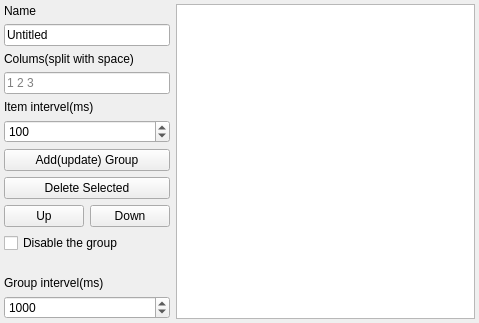
<?xml version="1.0" encoding="UTF-8"?>
<ui version="4.0">
 <class>PresetViewGroupEditor</class>
 <widget class="QWidget" name="PresetViewGroupEditor">
  <property name="geometry">
   <rect>
    <x>0</x>
    <y>0</y>
    <width>479</width>
    <height>323</height>
   </rect>
  </property>
  <property name="windowTitle">
   <string notr="true">Form</string>
  </property>
  <layout class="QGridLayout" name="gridLayout">
   <property name="leftMargin">
    <number>4</number>
   </property>
   <property name="topMargin">
    <number>4</number>
   </property>
   <property name="rightMargin">
    <number>4</number>
   </property>
   <property name="bottomMargin">
    <number>4</number>
   </property>
   <item row="6" column="0">
    <widget class="QPushButton" name="pushButtonAdd">
     <property name="text">
      <string>Add(update) Group</string>
     </property>
    </widget>
   </item>
   <item row="5" column="0">
    <widget class="QSpinBox" name="spinBox">
     <property name="minimum">
      <number>10</number>
     </property>
     <property name="maximum">
      <number>10000</number>
     </property>
     <property name="singleStep">
      <number>10</number>
     </property>
     <property name="value">
      <number>100</number>
     </property>
    </widget>
   </item>
   <item row="3" column="0">
    <widget class="QLineEdit" name="lineEditColumns">
     <property name="sizePolicy">
      <sizepolicy hsizetype="Preferred" vsizetype="Fixed">
       <horstretch>0</horstretch>
       <verstretch>0</verstretch>
      </sizepolicy>
     </property>
     <property name="text">
      <string notr="true"/>
     </property>
     <property name="placeholderText">
      <string notr="true">1 2 3</string>
     </property>
    </widget>
   </item>
   <item row="0" column="0">
    <widget class="QLabel" name="label">
     <property name="text">
      <string>Name</string>
     </property>
    </widget>
   </item>
   <item row="8" column="0">
    <layout class="QHBoxLayout" name="horizontalLayout">
     <item>
      <widget class="QPushButton" name="pushButtonUp">
       <property name="text">
        <string>Up</string>
       </property>
      </widget>
     </item>
     <item>
      <widget class="QPushButton" name="pushButtonDown">
       <property name="text">
        <string>Down</string>
       </property>
      </widget>
     </item>
    </layout>
   </item>
   <item row="1" column="0">
    <widget class="QLineEdit" name="lineEditName">
     <property name="sizePolicy">
      <sizepolicy hsizetype="Preferred" vsizetype="Fixed">
       <horstretch>0</horstretch>
       <verstretch>0</verstretch>
      </sizepolicy>
     </property>
     <property name="text">
      <string>Untitled</string>
     </property>
    </widget>
   </item>
   <item row="7" column="0">
    <widget class="QPushButton" name="pushButtonDelete">
     <property name="text">
      <string>Delete Selected</string>
     </property>
    </widget>
   </item>
   <item row="12" column="0">
    <widget class="QSpinBox" name="spinBoxGroupIntervel">
     <property name="minimum">
      <number>10</number>
     </property>
     <property name="maximum">
      <number>10000</number>
     </property>
     <property name="singleStep">
      <number>10</number>
     </property>
     <property name="value">
      <number>1000</number>
     </property>
    </widget>
   </item>
   <item row="10" column="0">
    <spacer name="verticalSpacer_2">
     <property name="orientation">
      <enum>Qt::Orientation::Vertical</enum>
     </property>
     <property name="sizeHint" stdset="0">
      <size>
       <width>20</width>
       <height>40</height>
      </size>
     </property>
    </spacer>
   </item>
   <item row="4" column="0">
    <widget class="QLabel" name="label_3">
     <property name="text">
      <string>Item intervel(ms)</string>
     </property>
    </widget>
   </item>
   <item row="0" column="1" rowspan="13">
    <widget class="QListView" name="listView"/>
   </item>
   <item row="11" column="0">
    <widget class="QLabel" name="label_4">
     <property name="text">
      <string>Group intervel(ms)</string>
     </property>
    </widget>
   </item>
   <item row="2" column="0">
    <widget class="QLabel" name="label_2">
     <property name="text">
      <string>Colums(split with space)</string>
     </property>
    </widget>
   </item>
   <item row="9" column="0">
    <widget class="QCheckBox" name="checkBoxDisableGroup">
     <property name="text">
      <string>Disable the group</string>
     </property>
    </widget>
   </item>
  </layout>
 </widget>
 <tabstops>
  <tabstop>lineEditName</tabstop>
  <tabstop>lineEditColumns</tabstop>
  <tabstop>spinBox</tabstop>
  <tabstop>pushButtonAdd</tabstop>
  <tabstop>pushButtonDelete</tabstop>
  <tabstop>spinBoxGroupIntervel</tabstop>
  <tabstop>listView</tabstop>
 </tabstops>
 <resources/>
 <connections/>
</ui>
